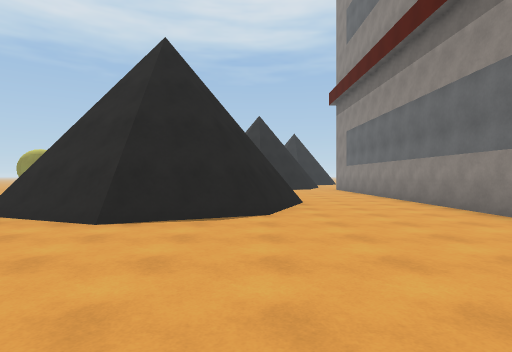
[1] (above)

16 first-person views from a walk through a Unity game level. The camera is 1.4 m above the floor, looks level and sees 80° across. The floor is counted in squares, 2 m on a side. Each view is taken from the middle of a square. On the plan, view 1 faces up. The plan holds only what a view shows up to about 10 squares ahead; the rest is blank. The place goes on beyond the plan.

[2]
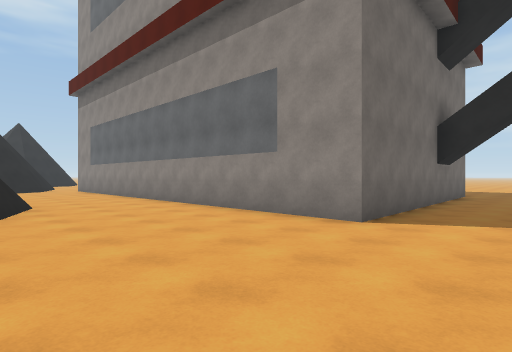

[3]
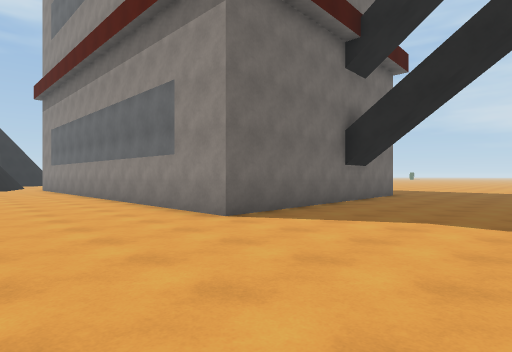

[4]
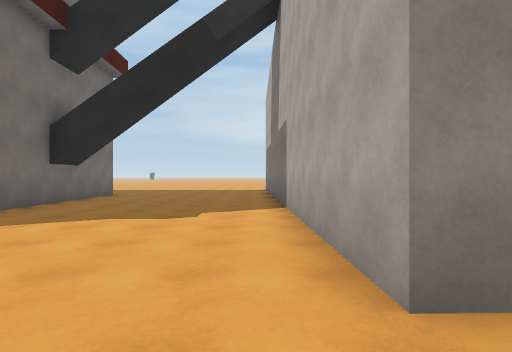

[5]
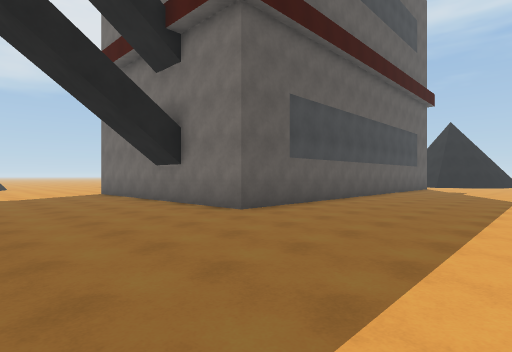

[6]
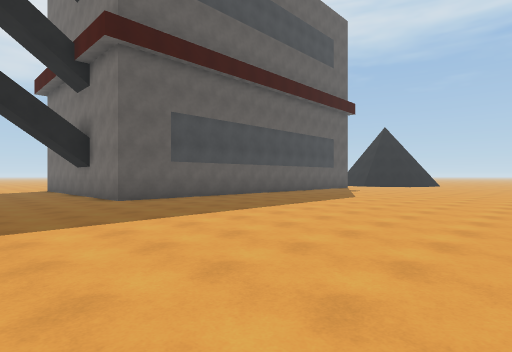

[7]
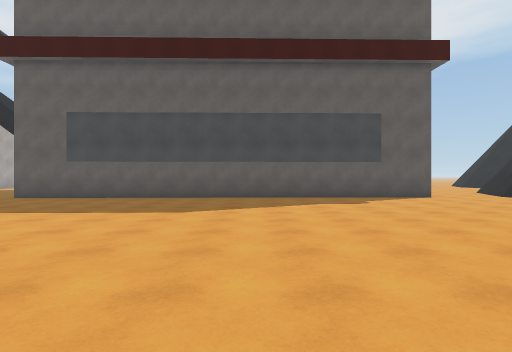

[8]
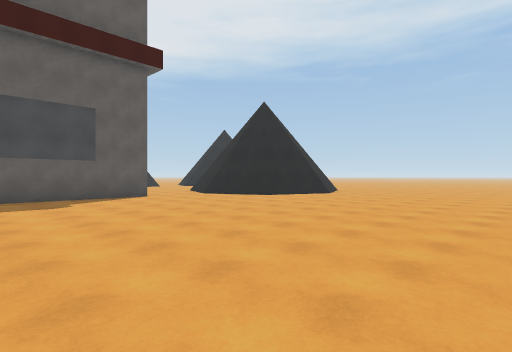

[9]
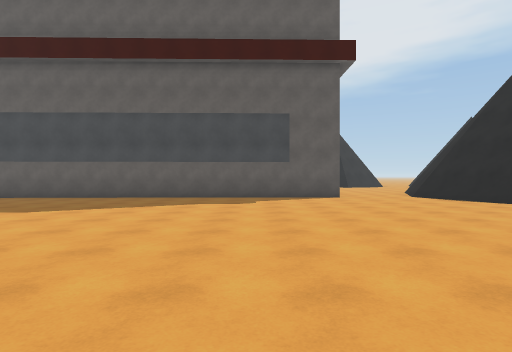

[10]
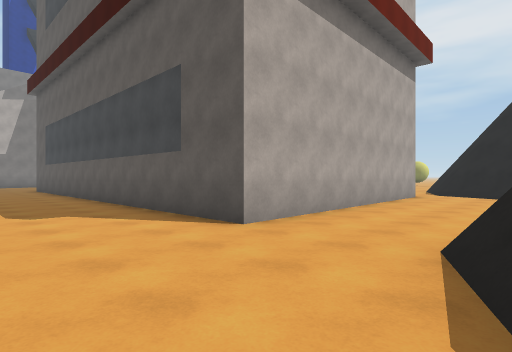

[11]
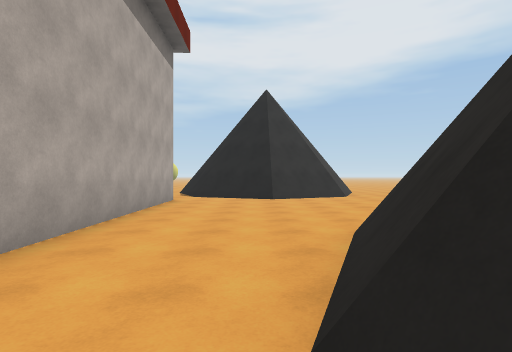

[12]
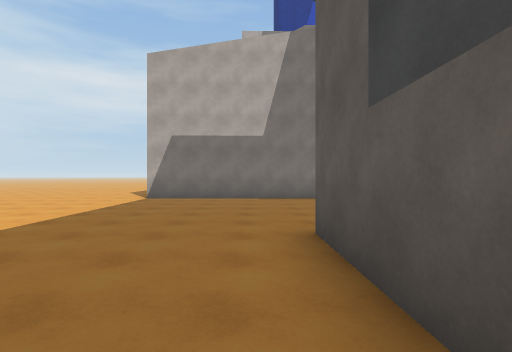

[13]
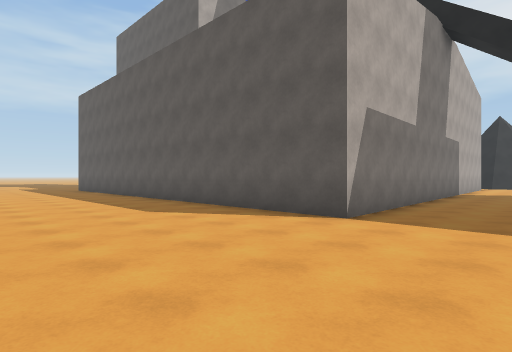

[14]
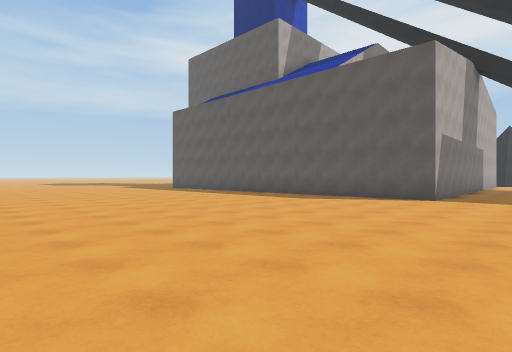

[15]
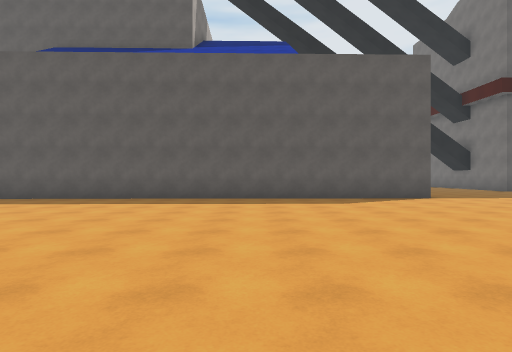

[16]
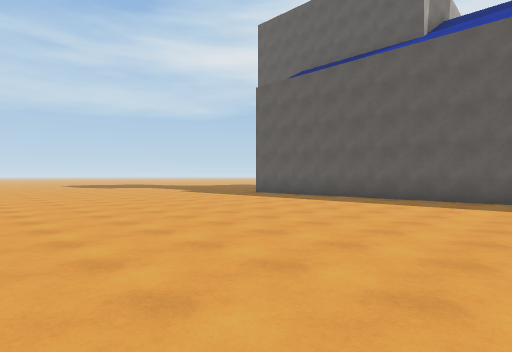

### Floor plan
Points are (right, up) in squares from view 1. A wall is a line through its corners. A room is listed if a view was taken in it or the views show most of it. See-through windows are left out.
Room 1 (views 1, 2, 3, 5, 6, 7, 8, 9, 10, 11, 12, 13, 14, 15, 16)
walls: (2.6, -3.8) (16.4, -3.5) (16.7, -16.6); (14.2, 19.5) (11.9, 18.5) (9.4, 19.5); (0.9, 8.1) (0, 5.9); (14, 19.7) (11.9, 18.8) (9.6, 19.6); (0.7, 8.1) (-0.1, 6) (-2.3, 5); (-0.2, 5.8) (-2.6, 4.7); (4.1, 15.6) (12, 15.8) (12.3, 2.3) (4.4, 2.1) (4.2, 10); (-2.2, 4.8) (-3.1, 5.2); (3, 19.2) (3.3, 18.5); (2.9, 20.1) (3.4, 18.8) (2.8, 17.1)
low walls: (1.1, 8) (0.1, 5.5); (-0.1, 5.7) (-2.4, 4.6); (-0.5, 5.2) (-2.2, 4.5); (3.5, 17.9) (3, 16.7); (3.5, 18.6) (2.8, 16.8)
ways out: opening at (-3.8, 2.5) to room 2; opening at (1.5, -3) to room 2; opening at (2.2, 13) to room 2
Room 2 (view 4)
walls: (-3.1, 5.2) (-4.5, 5.7); (-2.6, 4.7) (-4.7, 5.6); (2.6, -4.4) (2.6, -3.8)
ways out: opening at (-3.8, 2.5) to room 1; opening at (1.5, -3) to room 1; opening at (2.2, 13) to room 1

Where each view was taken, in squares from view 1:
view 1: 0 up, 0 right, facing up
view 2: 0 up, 0 right, facing up-right
view 3: 2 down, 1 right, facing up-right
view 4: 3 down, 1 right, facing right
view 5: 2 down, 17 right, facing up-left
view 6: 1 down, 21 right, facing up-left
view 7: 10 up, 22 right, facing left
view 8: 11 up, 22 right, facing up-left
view 9: 13 up, 22 right, facing left
view 10: 19 up, 15 right, facing down-left
view 11: 18 up, 13 right, facing left
view 12: 6 up, 13 right, facing down
view 13: 1 down, 21 right, facing down-left
view 14: 1 down, 26 right, facing down-left
view 15: 9 down, 26 right, facing left
view 16: 8 down, 26 right, facing down-left
